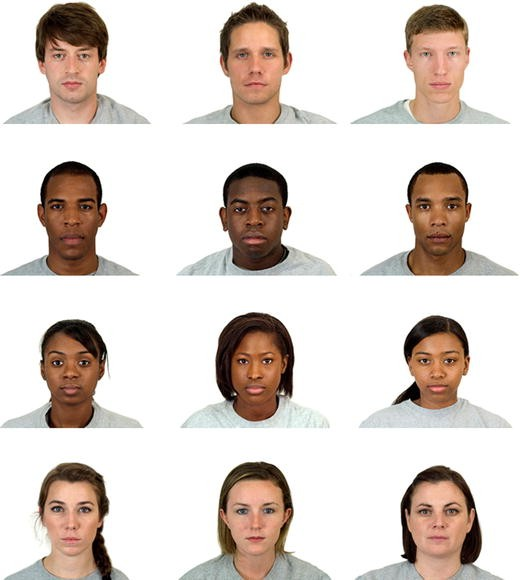
#> input picture data/faces/imgs/img.png, 520 x 580 px, found by its file name
$ python lab3.py
#> lines starting #> are read from the running program, lines starting #| are printed output that depends on the picture
import cv2
import numpy as np
import matplotlib.pyplot as plztelet
from skimage import img_as_float
from skimage.filters import sobel, prewitt

# Load Lena image (local) and convert to grayscale
lena_rgb = cv2.imread('img.png')  # Ensure lena.png is in the same folder
#> lena_rgb is the input picture: shape (580, 520, 3); mean B, G, R 203.4, 209.6, 219.6
lena_gray = cv2.cvtColor(lena_rgb, cv2.COLOR_BGR2GRAY)
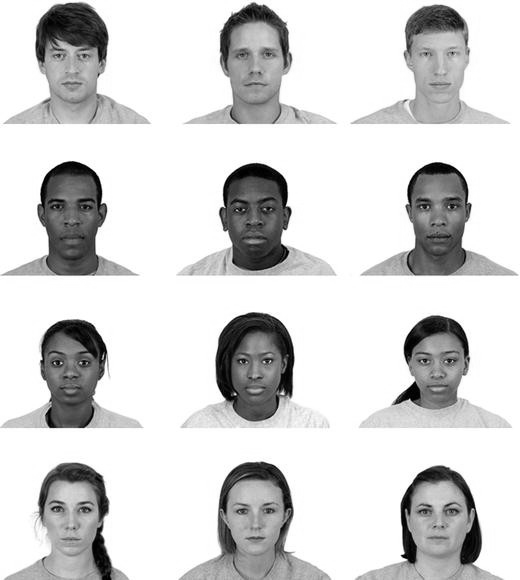
#> lena_gray: shape (580, 520); min 0, max 255, mean 211.9

# ---------- Filtering ----------
# Gaussian Blur
gaussian_blur = cv2.GaussianBlur(lena_gray, (5, 5), 0)

# Median Filter
median_blur = cv2.medianBlur(lena_gray, 5)

# ---------- Edge Detection ----------
# Sobel
sobel_edges = sobel(img_as_float(lena_gray))
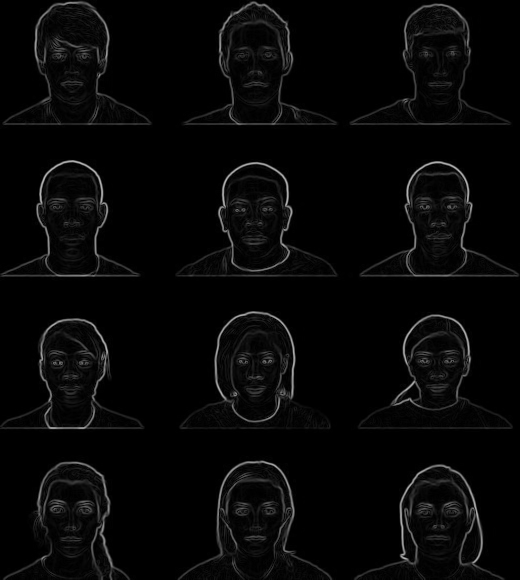
#> sobel_edges: shape (580, 520) float64; min 0, max 0.718, mean 0.0296

# Prewitt
prewitt_edges = prewitt(img_as_float(lena_gray))

# Canny
canny_edges = cv2.Canny(lena_gray, 100, 200)
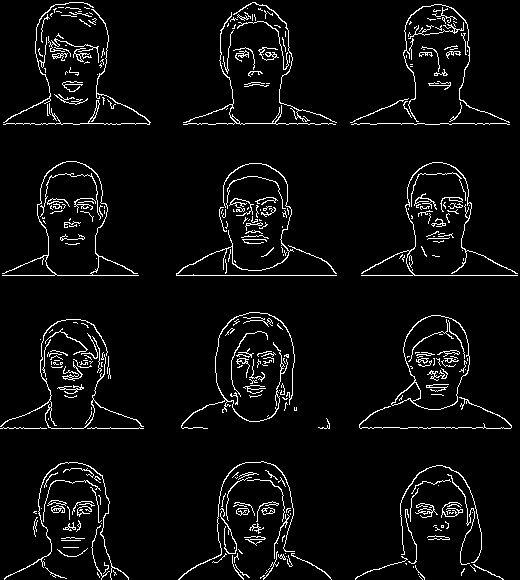
#> canny_edges: shape (580, 520); 5% white in thin lines or dots

# ---------- Display ----------
titles = ['Original (Gray)', 'Gaussian Blur', 'Median Blur',
          'Sobel', 'Prewitt', 'Canny']
images = [lena_gray, gaussian_blur, median_blur,
          sobel_edges, prewitt_edges, canny_edges]

#> (the run stopped early here; a loop or call above may not have finished)
